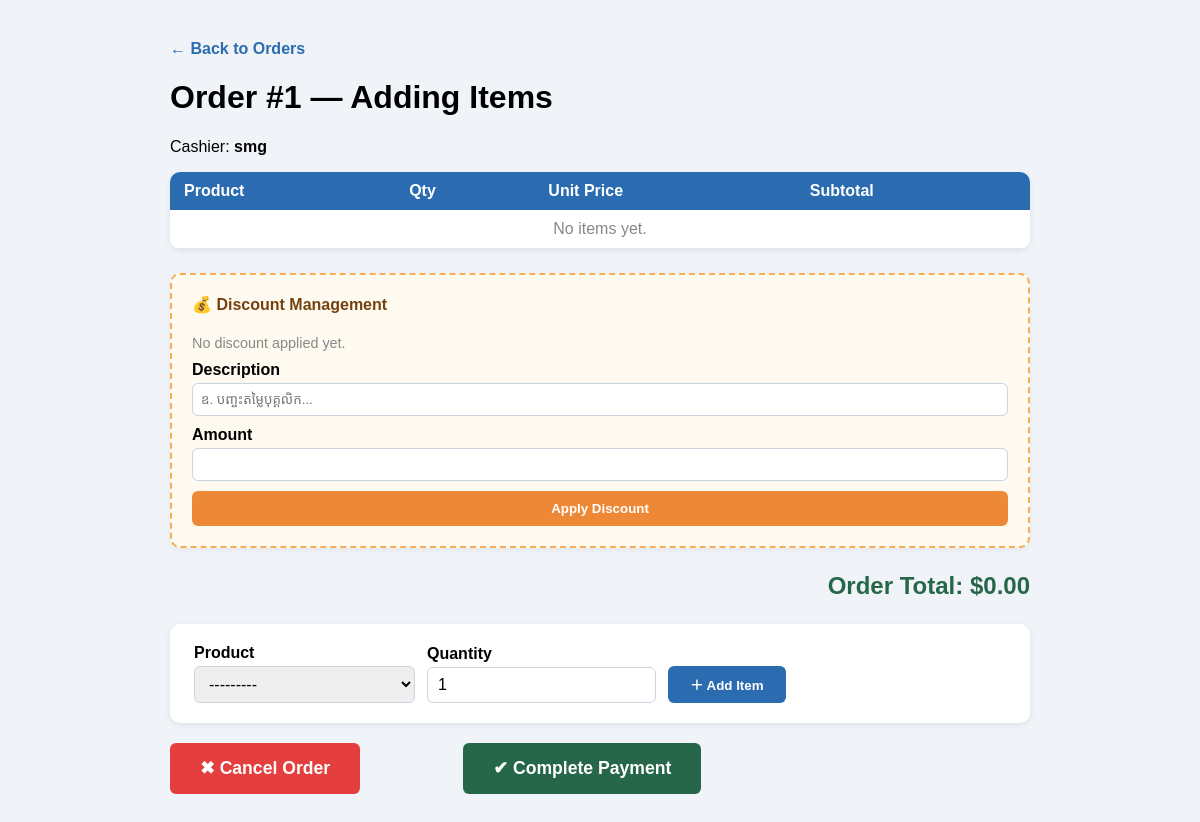
Screenshot of /sales/orders/1/items/ (signed in) with the database file from the repository.
### sales/models.py (models this page shows, shortened)
class Order(models.Model):
    STATUS_CHOICES = [
        ('open', 'Open'),
        ('paid', 'Paid'),
        ('refunded', 'Refunded'),
        ('cancelled', 'Cancelled'),
    ]
    cashier = models.ForeignKey(
        User,
        on_delete=models.SET_NULL,
        null=True,
        related_name='orders'
    )
    status = models.CharField(max_length=20, choices=STATUS_CHOICES, default='open')
    created_at = models.DateTimeField(auto_now_add=True)
    notes = models.TextField(blank=True)
    @property
    def total(self):
        subtotal = sum(item.subtotal for item in self.items.all())
        try:
            return subtotal - self.discount.amount
        except:
            return subtotal
    class Meta:
        ordering = ['-created_at']

### sales/views.py (the view)
# urls.py: path('orders/<int:pk>/items/', views.add_item,       name='add_item'),
@login_required
def add_item(request, pk):
    order = get_object_or_404(Order, pk=pk)
    if order.status != 'open':
        return redirect('order_list')
    if request.method == 'POST':
        if 'mark_paid' in request.POST:
            order.status = 'paid'
            order.save()
            return redirect('order_list')
        if 'cancel_order' in request.POST:
            for item in order.items.all():
                item.product.stock += item.quantity
                item.product.save()
            order.status = 'cancelled'
            order.save()
            return redirect('order_list')
        if 'apply_discount' in request.POST:
            discount_form = DiscountForm(request.POST)
            if discount_form.is_valid():
                Discount.objects.filter(order=order).delete()
                discount = discount_form.save(commit=False)
                discount.order = order
                discount.save()
            return redirect('add_item', pk=order.pk)
        item_form = OrderItemForm(request.POST)
        if item_form.is_valid():
            item = item_form.save(commit=False)
            if item.product.stock >= item.quantity:
                item.order = order
                item.unit_price = item.product.price
                item.save()
                item.product.stock -= item.quantity
                item.product.save()
            return redirect('add_item', pk=order.pk)
    else:
        item_form = OrderItemForm()
        discount_form = DiscountForm()
    return render(request, 'sales/add_item.html', {
        'order': order,
        'item_form': item_form,
        'discount_form': discount_form, # បញ្ជូន Form ទៅកាន់ HTML
        'items': order.items.select_related('product'),
    })

### sales/forms.py
class OrderItemForm(forms.ModelForm):
    class Meta:
        model = OrderItem
        fields = ['product', 'quantity']
    def __init__(self, *args, **kwargs):
        super().__init__(*args, **kwargs)
        self.fields['product'].label_from_instance = lambda obj: f"{obj.name} — ${obj.price} (ស្តុក: {obj.stock})"
        self.fields['quantity'].widget.attrs.update({'min': '1'})

class DiscountForm(forms.ModelForm):
    class Meta:
        model = Discount
        fields = ['description', 'amount']
        widgets = {
            'description': forms.TextInput(attrs={'placeholder': 'ឧ. បញ្ចុះតម្លៃបុគ្គលិក...', 'style': 'width: 100%; padding: 8px;'}),
            'amount': forms.NumberInput(attrs={'style': 'width: 100%; padding: 8px;', 'step': '0.01'}),
        }

### sales/templates/sales/add_item.html (shortened to what this page needs)
<!DOCTYPE html>
<html lang="km">
<head>
</head>
<body>
    <nav><a href="{% url 'order_list' %}">← Back to Orders</a></nav>
    <h1>Order #{{ order.pk }} — Adding Items</h1>
    <p>Cashier: <strong>{{ order.cashier }}</strong></p>
    <table>
        <thead><tr><th>Product</th><th>Qty</th><th>Unit Price</th><th>Subtotal</th></tr></thead>
        <tbody>
        {% for item in items %}
        <tr>
            <td>{{ item.product.name }}</td>
            <td>{{ item.quantity }}</td>
            <td>${{ item.unit_price }}</td>
            <td>${{ item.subtotal }}</td>
        </tr>
        {% empty %}
        <tr><td colspan="4" style="color:#888;text-align:center">No items yet.</td></tr>
        {% endfor %}
        </tbody>
    </table>
    <div class="discount-card">
        <h4>💰 Discount Management</h4>
        {% if order.discount %}
            <p style="color: #c05621; margin-bottom: 10px;">Applied: <strong>{{ order.discount.description }} (-${{ order.discount.amount }})</strong></p>
        {% else %}
            <p style="color: #888; font-size: 0.9em; margin-bottom: 10px;">No discount applied yet.</p>
        {% endif %}
        <form method="post">
            {% for field in discount_form %}
                <div>
                    <label>{{ field.label }}</label>
                    {{ field }}
                </div>
            {% endfor %}
            <button class="btn btn-orange" name="apply_discount" type="submit">Apply Discount</button>
        </form>
    </div>
    <div class="total-section">
        <p class="total">Order Total: ${{ order.total|floatformat:2 }}</p>
    </div>
    <form class="add" method="post">
        {% for field in item_form %}
        <div>
            <label>{{ field.label }}</label>
            {{ field }}
        </div>
        {% endfor %}
        <button class="btn btn-add" type="submit">＋ Add Item</button>
    </form>
    <div class="actions">
        <form method="post" style="flex: 1;">
            <button class="btn btn-cancel" name="cancel_order" type="submit">✖ Cancel Order</button>
        </form>
        <form method="post" style="flex: 2;">
            <button class="btn btn-paid" name="mark_paid" type="submit">✔ Complete Payment</button>
        </form>
    </div>
</body>
</html>

### sales/templates/sales/add_item.html (style rules this page uses)
body { font-family: Arial, sans-serif; max-width: 860px; margin: 40px auto; background: #f0f4f8; padding: 0 20px; }
nav { margin-bottom: 20px; }
nav a { text-decoration: none; color: #2b6cb0; font-weight: bold; }
table { width: 100%; border-collapse: collapse; background: white; border-radius: 10px; overflow: hidden; box-shadow: 0 2px 6px rgba(0,0,0,0.08); margin-bottom: 24px; }
th { background: #2b6cb0; color: white; padding: 10px 14px; text-align: left; }
td { padding: 10px 14px; border-bottom: 1px solid #e2e8f0; }
.discount-card { background: #fffaf0; padding: 20px; border-radius: 10px; border: 2px dashed #f6ad55; margin-bottom: 24px; box-shadow: 0 2px 6px rgba(0,0,0,0.05); }
.discount-card h4 { margin-top: 0; color: #744210; }
.discount-card label { display: block; margin-bottom: 4px; font-weight: bold; }
.discount-card input { width: 100%; padding: 8px; margin-bottom: 10px; border: 1px solid #cbd5e0; border-radius: 6px; box-sizing: border-box; }
.total-section { text-align: right; margin-bottom: 24px; }
.total { font-size: 1.5em; font-weight: bold; color: #276749; margin: 0; }
form.add { background: white; padding: 20px 24px; border-radius: 10px; box-shadow: 0 2px 6px rgba(0,0,0,0.08); display: flex; gap: 12px; align-items: flex-end; margin-bottom: 20px; }
form.add label { font-weight: bold; display: block; margin-bottom: 4px; }
form.add select, form.add input { padding: 8px 10px; border: 1px solid #cbd5e0; border-radius: 6px; font-size: 1em; }
.btn { border: none; border-radius: 6px; cursor: pointer; font-weight: bold; transition: 0.2s; }
.btn-add { background: #2b6cb0; color: white; padding: 9px 22px; }
.btn-orange { background: #ed8936; color: white; padding: 10px 20px; width: 100%; }
.btn-paid { background: #276749; color: white; padding: 15px 30px; font-size: 1.1em; flex: 2; }
.btn-cancel { background: #e53e3e; color: white; padding: 15px 30px; font-size: 1.1em; flex: 1; }
.actions { display: flex; gap: 10px; margin-top: 16px; }

### rows the page displays
Order: pk "1", cashier "smg", total "0.00"

### other values shown
{{ field.label }} "Description" "Amount"
{{ field.label }} "Product" "Quantity"
